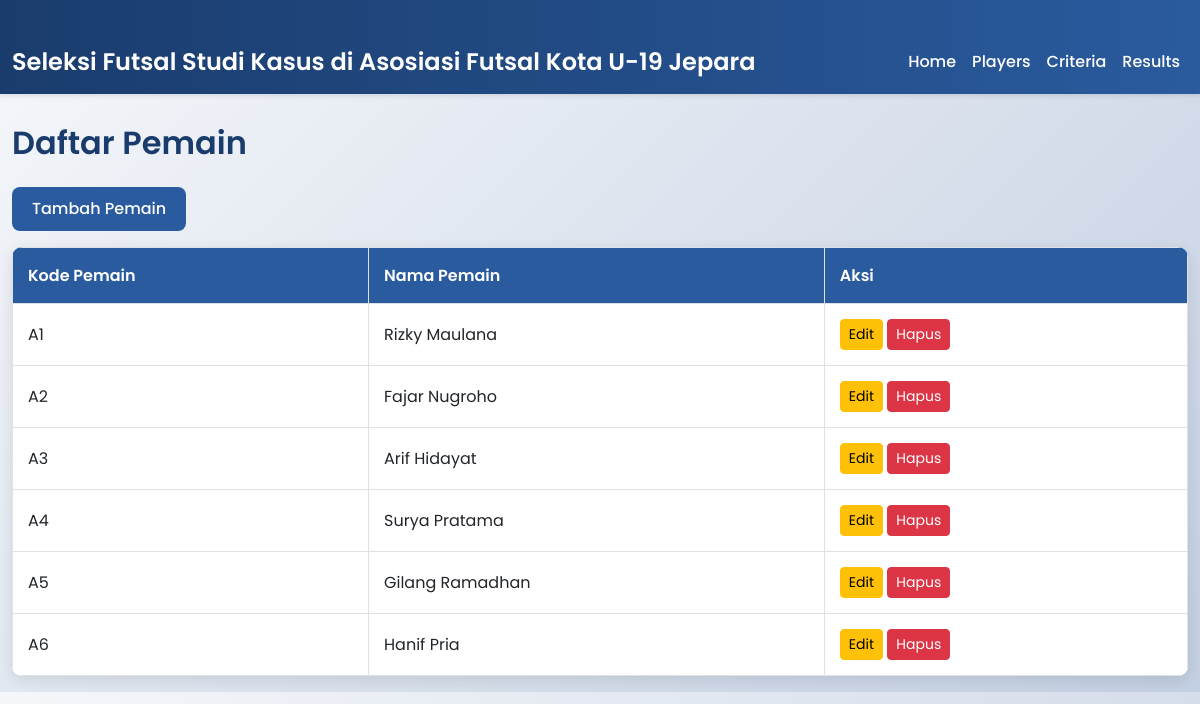
Page /players/list.php on the committed database.
### tables this page shows
CREATE TABLE `players` (
  `id` int NOT NULL,
  `kode_pemain` varchar(10) NOT NULL,
  `nama_pemain` varchar(100) NOT NULL
);

### players/list.php (the view)
<?php
include '../config/db_connect.php';
include '../includes/header.php';
include '../includes/navbar.php';
$stmt = $pdo->query("SELECT * FROM players");
$players = $stmt->fetchAll(PDO::FETCH_ASSOC);
?>
<div class="container">
    <h2 class="my-4">Daftar Pemain</h2>
    <a href="add.php" class="btn btn-primary mb-3">Tambah Pemain</a>
    <table class="table table-bordered">
        <thead>
            <tr>
                <th>Kode Pemain</th>
                <th>Nama Pemain</th>
                <th>Aksi</th>
            </tr>
        </thead>
        <tbody>
            <?php foreach ($players as $player): ?>
                <tr>
                    <td><?php echo htmlspecialchars($player['kode_pemain']); ?></td>
                    <td><?php echo htmlspecialchars($player['nama_pemain']); ?></td>
                    <td>
                        <a href="edit.php?id=<?php echo $player['id']; ?>" class="btn btn-warning btn-sm">Edit</a>
                        <a href="delete.php?id=<?php echo $player['id']; ?>" class="btn btn-danger btn-sm" onclick="return confirm('Are you sure?')">Hapus</a>
                    </td>
                </tr>
            <?php endforeach; ?>
        </tbody>
    </table>
</div>
<?php include '../includes/footer.php'; ?>

### assets/css/style.css (style rules this page uses)
body { font-family: "Poppins", sans-serif; background: linear-gradient(135deg, #f5f7fa 0%, #c3cfe2 100%); color: #333; line-height: 1.6; }
.container { margin-top: 30px; max-width: 1200px; }
.btn-primary { background-color: #2a5b9e; border: none; border-radius: 8px; padding: 10px 20px; font-weight: 500; transition: background-color 0.3s ease; }
.table { border-radius: 10px; overflow: hidden; box-shadow: 0 4px 15px rgba(0, 0, 0, 0.1); background: #fff; }
.table th { background: #2a5b9e; color: #fff; font-weight: 600; }
.table td, .table th { vertical-align: middle; padding: 15px; }
.table tr { transition: background-color 0.2s ease; }
h1, h2, h3, h4 { color: #1a3c6d; font-weight: 600; }

### rows in the picture
players: kode_pemain "A1", nama_pemain "Rizky Maulana"
players: kode_pemain "A2", nama_pemain "Fajar Nugroho"
players: kode_pemain "A3", nama_pemain "Arif Hidayat"
players: kode_pemain "A4", nama_pemain "Surya Pratama"
players: kode_pemain "A5", nama_pemain "Gilang Ramadhan"
players: kode_pemain "A6", nama_pemain "Hanif Pria"
